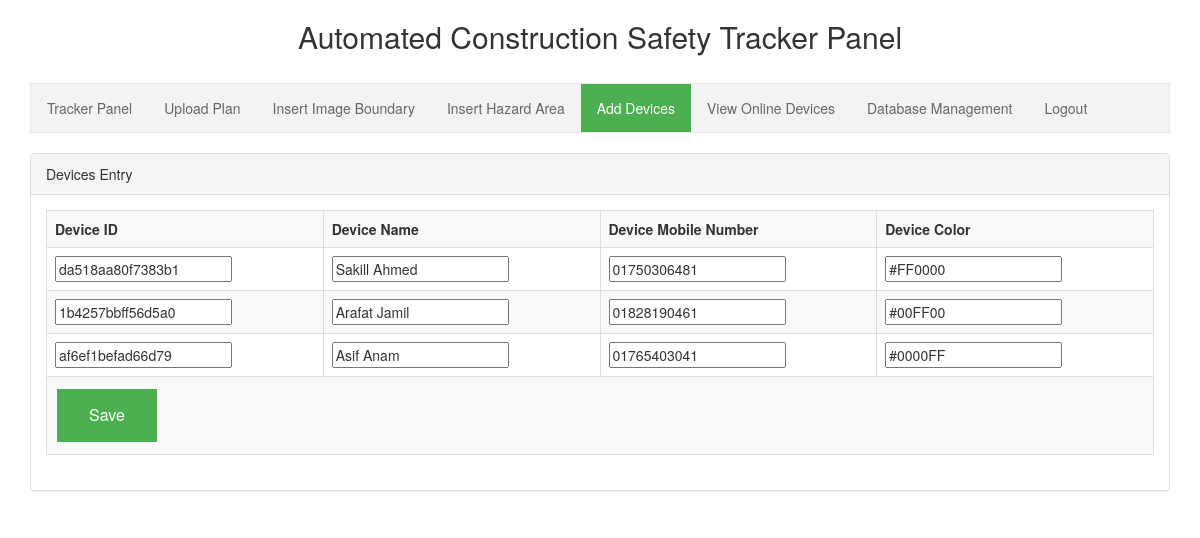
Screenshot of /devices_entry.php (signed in) with the database file from the repository.
### tables this page shows
CREATE TABLE `devices_details` (
  `id` int(11) NOT NULL,
  `devices_id` varchar(100) NOT NULL,
  `devices_name` varchar(100) NOT NULL,
  `devices_mobile` varchar(11) NOT NULL,
  `devices_color` varchar(100) NOT NULL,
  PRIMARY KEY (`id`)
);

### devices_entry.php (the view, shortened to what this page needs)
<?php
require('database_connection.php');
  function get_devices_name($devices_id){
  	  global $connect;
	  $query = "SELECT devices_name FROM devices_details WHERE devices_id='$devices_id'";
	  $statement = $connect->prepare($query);
	  $statement->execute();
	  $result = $statement->fetchAll();
	  if (!empty($result)) {
	  	 return $result[0]['devices_name'];
	  }
  }
  function get_devices_color($devices_id){
  	  global $connect;
	  $query = "SELECT devices_color FROM devices_details WHERE devices_id='$devices_id'";
	  $statement = $connect->prepare($query);
	  $statement->execute();
	  $result = $statement->fetchAll();
	  if (!empty($result)) {
	  	 return $result[0]['devices_color'];
	  }
  }
   function get_devices_mobile($devices_id){
  	  global $connect;
	  $query = "SELECT devices_mobile FROM devices_details WHERE devices_id='$devices_id'";
	  $statement = $connect->prepare($query);
	  $statement->execute();
	  $result = $statement->fetchAll();
	  if (!empty($result)) {
	  	 return $result[0]['devices_mobile'];
	  }
  }
  $query = "SELECT id,devices_id FROM coordinate_details  ORDER BY `coordinate_details`.`id` ASC";
  $statement = $connect->prepare($query);
  $statement->execute();
  $result = $statement->fetchAll();
  $count = $statement->rowCount();
  if ($count>0) {
	foreach ($result as $key => $value) {
	$devices_id[$value['id']] = $value['devices_id'];
	}
	$result = array_unique($devices_id);
}
?>
<!DOCTYPE html>
<html>
<head>
    <?php include('header.php'); ?>
   <div class="panel panel-default">
    <div class="panel-heading">Devices Entry</div>
    <div id="user_login_status" class="panel-body">
    	<form action="devices_entry.php" method="POST">
    	<div class="table-responsive">
   		<table class="table table-bordered table-striped">
	    <tr>
	     <th>Device ID</th>
	     <th>Device Name</th>
	     <th>Device Mobile Number</th>
	     <th>Device Color</th>
	    </tr>
    	<?php
    	foreach ($result as $key => $value) {
    		echo
    		"<tr>
    		<td><input type=\"text\" name=\"devices_id_$key\" value=\"$value\" readonly></td>
    		<td><input type=\"text\" name=\"devices_name_$key\" value=\"".get_devices_name($value)."\"></td>
    		<td><input type=\"text\" name=\"devices_mobile_$key\" value=\"".get_devices_mobile($value)."\"></td>
    		<td><input type=\"text\" name=\"devices_color_$key\" value=\"".get_devices_color($value)."\"></td>
    		</tr>";
    	}
    	?>
    	<tr>
    		<td colspan="4"><input type="submit" name="submit" class="button" value="Save"></td>
    	</tr>
    </table>
</div>
</form>
</div>
</div>
</div>
</body>
</html>

### inc/menu_bar.css (style rules this page uses)
.button { background-color: #4CAF50; border: none; color: white; padding: 15px 32px; text-align: center; text-decoration: none; display: inline-block; font-size: 16px; margin: 4px 2px; cursor: pointer; }

### rows the page displays
devices_details: devices_name "Sakill Ahmed", devices_mobile "01750306481", devices_color "#FF0000"
devices_details: devices_name "Arafat Jamil", devices_mobile "01828190461", devices_color "#00FF00"
devices_details: devices_name "Asif Anam", devices_mobile "01765403041", devices_color "#0000FF"
